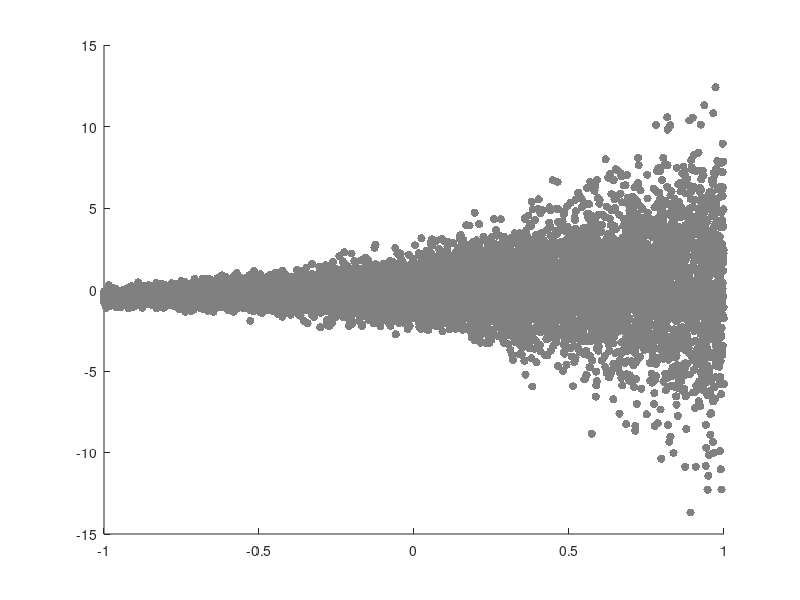

The MATLAB source for this figure: (Note: this script raises an error after producing the figure.)
% Exercise - Understanding the method of paired bootstrap

%% 1. Aim of the exercise
% To understand how to correctly estimate standard errors of regression
% coefficients when the error variance is not constant (i.e.,
% heteroskedasticity is present). Standard inference methods can be
% misleading in such cases. We use the paired bootstrap method, which
% resamples observations as (y, X) pairs, to account for heteroskedasticity
% and compare its performance to sampling directly from the population.

%% 2. Theory
% Refer to the accompanying PDF file for the theory.

%% 3. Set values for the parameters of the simulation

% 3.1. Set seed reproducible results
rng(1)

% 3.2. Clear the memory
clear;

% 3.3. Set the number of simulations as the number of bootstrap samples
N_sim = 5000;

%% 4. Generate population data

% 4.1. Set the population size
N_obs_pop = 10000;

% 4.2. Generate data for the independent variable
X_pop = [random('Uniform',-1,1,[N_obs_pop,1])];

% 4.3. Heteroskedasticity parameter 
Gamma = 1.5; 

% 4.4. Generate error
u_pop = random('Normal',0,exp(X_pop*Gamma),[N_obs_pop,1]);

% 4.5. Set true beta of the model
B_true = 0.5; 

% 4.6. Generate y
y_pop = X_pop*B_true+u_pop;

% 4.7. Create the (paired) population data
data_pop = [y_pop X_pop];

%% 5. Plot the scatter diagram and the OLS fitted line
figure
hold on
scatter(X_pop,y_pop,'filled','MarkerFaceColor',[0.5 0.5 0.5]);
h = lsline;
set(h,'Color','blue');
title('Fig. 1. Simulated heteroskedastic data');
xlabel('X');
ylabel('y');
legend('Population data','OLS fitted line');
hold off

%% 6. Draw samples from the population

% 6.1. Set the sample size
N_obs_sample = 100;

% 6.2. Preallocate matrix to save (paired) samples
data_samples_pop = NaN(N_obs_sample,2,N_sim);

% 6.3. Preallocate vector to store coeficient estimates
B_hats_data_samples_pop = NaN(N_sim,1);

% 6.4. Monte Carlo sampling
for i = 1:N_sim
    sample_i = datasample(data_pop,N_obs_sample,'Replace',false);
    data_samples_pop(:,:,i) = sample_i; % Save samples in 3rd dimension
    y = sample_i(:,1);
    X = sample_i(:,2);
    LSS = exercisefunctionlssrobust(y,X);
    B_hats_data_samples_pop(i) = LSS.B_hat(1,1);
end

%% 7. Pick an "initial" sample

% Pick a sample from the samples drawn from the population
data_sample = datasample(data_samples_pop(:,:,i),N_obs_sample, ...
    'Replace',false);

%% 8. Draw (bootsrap) samples from the initial sample 

% 8.1. Preallocate vector to store coefficient estimates
B_hats_data_samples_boot = NaN(N_sim,1);

% 8.2. Resample from initial sample and estimate coefficients each time 
for i = 1:N_sim
    data_samples_boot = datasample(data_sample,N_obs_sample, ...
        'Replace',true);
    y = data_samples_boot(:,1);
    X = data_samples_boot(:,2);
    LSS = exercisefunctionlssrobust(y,X); 
    B_hats_data_samples_boot(i) = LSS.B_hat(1,1); 
end

%% 9. Plot the estimated PDFs
figure
hold on
ksdensity(B_hats_data_samples_boot,'function','pdf');
ksdensity(B_hats_data_samples_pop,'function','pdf');
title(['Fig. 2. PDF comparison: bootstrap B\_hat vs. population ' ...
    '        sample B\_hat']);
xlabel('B\_hat');
ylabel('Density');
legend('Bootstrap sampling','Population sampling');
hold off

%% 10. Plot the estimated CDFs
figure
hold on
ksdensity(B_hats_data_samples_boot,'function','cdf');
ksdensity(B_hats_data_samples_pop,'function','cdf');
title(['Fig. 3. CDF comparison: bootstrap B\_hat vs. population ' ...
    '    sample B\_hat']);
xlabel('B\_hat');
ylabel('Cumulative distribution');
legend('Bootstrap sampling','Population sampling');
hold off

%% 11. Comparing the SE estimators across different sample sizes

% 11.1. True estimate based on Monte Carlo simulation
SE_true = std(B_hats_data_samples_pop);

% 11.2. Heteroskedasticity-consistent estimate
SE_HC = LSS.B_hat_SEE_robust;

% 11.3. Bootstrap estimate
SE_boot = std(B_hats_data_samples_boot);
